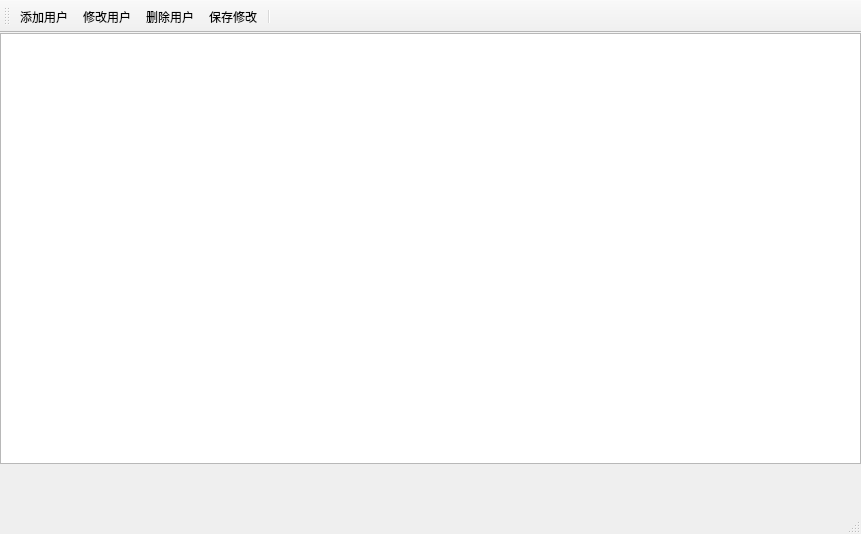
<?xml version="1.0" encoding="UTF-8"?>
<ui version="4.0">
 <class>adminWindow</class>
 <widget class="QMainWindow" name="adminWindow">
  <property name="geometry">
   <rect>
    <x>0</x>
    <y>0</y>
    <width>861</width>
    <height>534</height>
   </rect>
  </property>
  <property name="windowTitle">
   <string>MainWindow</string>
  </property>
  <widget class="QWidget" name="centralwidget">
   <widget class="QTableView" name="tableView">
    <property name="geometry">
     <rect>
      <x>0</x>
      <y>0</y>
      <width>861</width>
      <height>431</height>
     </rect>
    </property>
   </widget>
  </widget>
  <widget class="QMenuBar" name="menubar">
   <property name="geometry">
    <rect>
     <x>0</x>
     <y>0</y>
     <width>861</width>
     <height>21</height>
    </rect>
   </property>
  </widget>
  <widget class="QStatusBar" name="statusbar"/>
  <widget class="QToolBar" name="toolBar">
   <property name="windowTitle">
    <string>toolBar</string>
   </property>
   <property name="toolButtonStyle">
    <enum>Qt::ToolButtonTextUnderIcon</enum>
   </property>
   <attribute name="toolBarArea">
    <enum>TopToolBarArea</enum>
   </attribute>
   <attribute name="toolBarBreak">
    <bool>false</bool>
   </attribute>
   <addaction name="actAdd"/>
   <addaction name="actModify"/>
   <addaction name="actDelete"/>
   <addaction name="actSave"/>
   <addaction name="separator"/>
  </widget>
  <action name="actAdd">
   <property name="icon">
    <iconset resource="images.qrc">
     <normaloff>:/icons/images/icons/addUser.png</normaloff>:/icons/images/icons/addUser.png</iconset>
   </property>
   <property name="text">
    <string>添加用户</string>
   </property>
   <property name="toolTip">
    <string>添加</string>
   </property>
  </action>
  <action name="actModify">
   <property name="icon">
    <iconset resource="images.qrc">
     <normaloff>:/icons/images/icons/modify.png</normaloff>:/icons/images/icons/modify.png</iconset>
   </property>
   <property name="text">
    <string>修改用户</string>
   </property>
   <property name="toolTip">
    <string>修改</string>
   </property>
  </action>
  <action name="actDelete">
   <property name="icon">
    <iconset resource="images.qrc">
     <normaloff>:/icons/images/icons/delete.png</normaloff>:/icons/images/icons/delete.png</iconset>
   </property>
   <property name="text">
    <string>删除用户</string>
   </property>
   <property name="toolTip">
    <string>删除</string>
   </property>
  </action>
  <action name="actSave">
   <property name="icon">
    <iconset resource="images.qrc">
     <normaloff>:/icons/images/icons/save.png</normaloff>:/icons/images/icons/save.png</iconset>
   </property>
   <property name="text">
    <string>保存修改</string>
   </property>
   <property name="toolTip">
    <string>保存</string>
   </property>
  </action>
 </widget>
 <resources>
  <include location="images.qrc"/>
 </resources>
 <connections/>
</ui>
